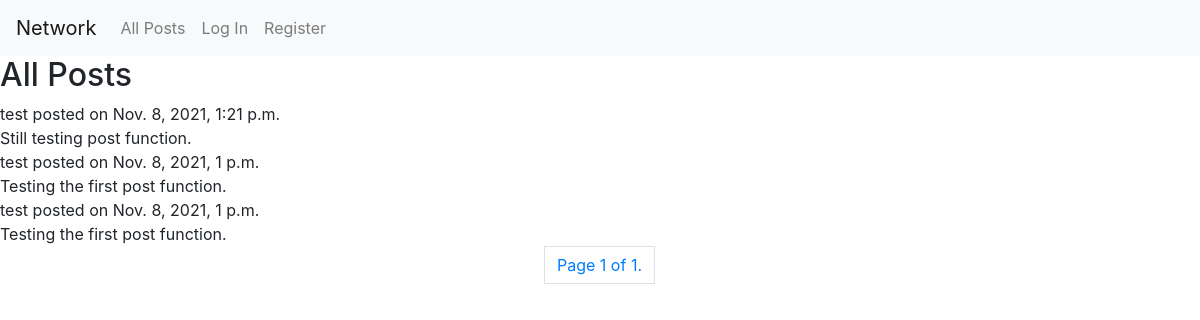
The app's page /, older data.
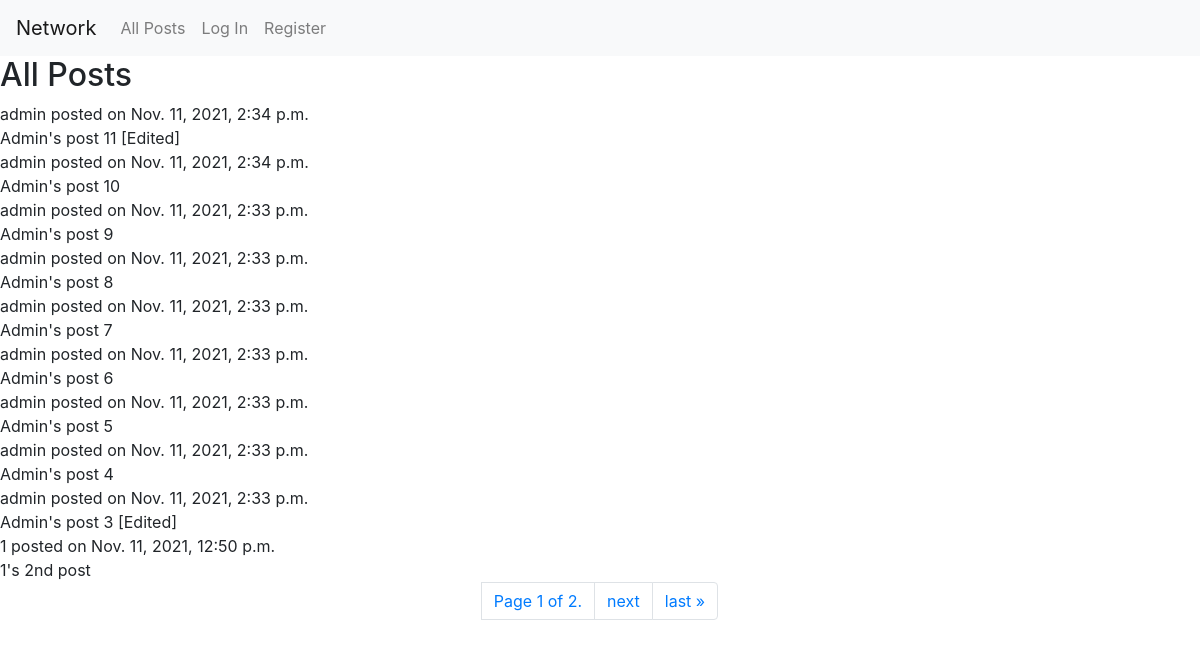
The same page, newer data.
### network/models.py (models this page shows)
class Post(models.Model):
    user = models.ForeignKey(User, on_delete=models.CASCADE)
    body = models.TextField()
    date_added = models.DateTimeField(auto_now_add=True, null=True)

class User(AbstractUser):
    pass

### network/views.py (the view)
# urls.py: path("", views.index, name="index"),
def index(request):
    posts = Post.objects.all().order_by('-date_added')
    paginator = Paginator(posts, 10)
    page_number = request.GET.get('page')
    page_obj = paginator.get_page(page_number)
    context = {
        'page_obj': page_obj,
        'posts': posts
    }
    return render(request, "network/index.html", context)

### network/templates/network/index.html (shortened to what this page needs)
{% extends "network/layout.html" %}
{% block body %}
<main>
    <div>
        {% if posts %}
            <h2>All Posts</h2>
            {% for post in page_obj %}
                <div>
                    <div>{{ post.user }} posted on {{ post.date_added }}</div>
                    <div>
                        {{ post.body }}
                    </div>
                </div>
            {% endfor %}
            <nav aria-label="Page navigation example">
                <ul class="pagination justify-content-center">
                    <span class="current page-link">
                        Page {{ page_obj.number }} of {{ page_obj.paginator.num_pages }}.
                    </span>
                    {% if page_obj.has_next %}
                    <li class="page-item"><a class="page-link" href="?page={{ page_obj.next_page_number }}">next</a></li>
                    <li class="page-item"><a class="page-link" href="?page={{ page_obj.paginator.num_pages }}">last &raquo;</a></li>
                    {% endif %}
                </ul>
            </nav>
        {% endif %}
    </div>
</main>
{% endblock %}

Row changes from the older to the newer data that the page shows:
no longer on this page (row unchanged): Post: user "test", date_added "Nov. 8, 2021, 1:21 p.m.", body "Still testing post function."
no longer on this page (row unchanged): Post: user "test", date_added "Nov. 8, 2021, 1 p.m.", body "Testing the first post function."
no longer on this page (row unchanged): Post: user "test", date_added "Nov. 8, 2021, 1 p.m.", body "Testing the first post function."
added Post: user "admin", date_added "Nov. 11, 2021, 2:34 p.m.", body "Admin's post 11 [Edited]"
added Post: user "admin", date_added "Nov. 11, 2021, 2:34 p.m.", body "Admin's post 10"
added Post: user "admin", date_added "Nov. 11, 2021, 2:33 p.m.", body "Admin's post 9"
added Post: user "admin", date_added "Nov. 11, 2021, 2:33 p.m.", body "Admin's post 8"
added Post: user "admin", date_added "Nov. 11, 2021, 2:33 p.m.", body "Admin's post 7"
added Post: user "admin", date_added "Nov. 11, 2021, 2:33 p.m.", body "Admin's post 6"
added Post: user "admin", date_added "Nov. 11, 2021, 2:33 p.m.", body "Admin's post 5"
added Post: user "admin", date_added "Nov. 11, 2021, 2:33 p.m.", body "Admin's post 4"
added Post: user "admin", date_added "Nov. 11, 2021, 2:33 p.m.", body "Admin's post 3 [Edited]"
added Post: user "1", date_added "Nov. 11, 2021, 12:50 p.m.", body "1's 2nd post"
Text that changed along with them:
{{ page_obj.paginator.num_pages }}: "1" → "2"
text now shown: "next last »"
